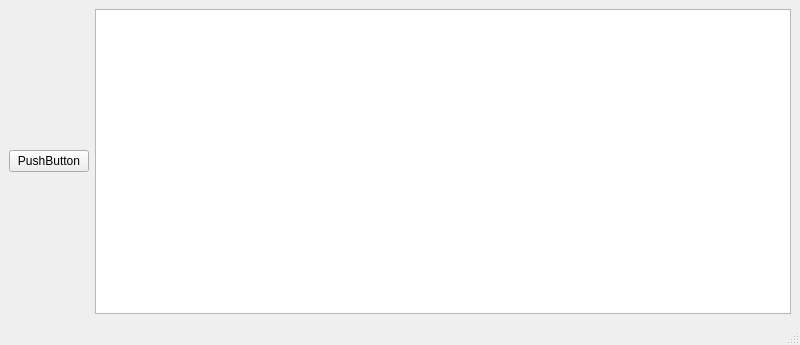
<?xml version="1.0" encoding="UTF-8"?>
<ui version="4.0">
 <class>MainWindow</class>
 <widget class="QMainWindow" name="MainWindow">
  <property name="geometry">
   <rect>
    <x>0</x>
    <y>0</y>
    <width>800</width>
    <height>345</height>
   </rect>
  </property>
  <property name="windowTitle">
   <string>MainWindow</string>
  </property>
  <widget class="QWidget" name="centralwidget">
   <layout class="QHBoxLayout" name="horizontalLayout">
    <item>
     <widget class="QPushButton" name="pushButton">
      <property name="text">
       <string>PushButton</string>
      </property>
     </widget>
    </item>
    <item>
     <widget class="QPlainTextEdit" name="plainTextEdit"/>
    </item>
   </layout>
  </widget>
  <widget class="QMenuBar" name="menubar">
   <property name="geometry">
    <rect>
     <x>0</x>
     <y>0</y>
     <width>800</width>
     <height>21</height>
    </rect>
   </property>
  </widget>
  <widget class="QStatusBar" name="statusbar"/>
 </widget>
 <resources/>
 <connections/>
</ui>
